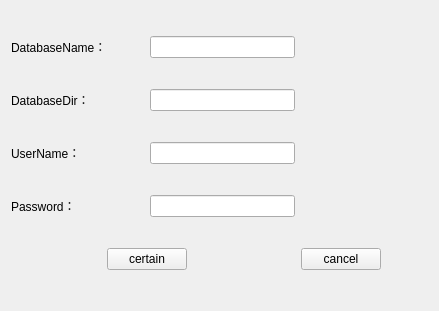
<?xml version="1.0" encoding="UTF-8"?>
<ui version="4.0">
 <class>CreateDbWidgetClass</class>
 <widget class="QWidget" name="CreateDbWidgetClass">
  <property name="geometry">
   <rect>
    <x>0</x>
    <y>0</y>
    <width>439</width>
    <height>311</height>
   </rect>
  </property>
  <property name="windowTitle">
   <string>CreateSQLite</string>
  </property>
  <layout class="QGridLayout" name="gridLayout">
   <item row="0" column="0" colspan="2">
    <widget class="QLabel" name="label_dbname">
     <property name="text">
      <string>DatabaseName：</string>
     </property>
    </widget>
   </item>
   <item row="0" column="2" colspan="2">
    <widget class="QLineEdit" name="lineEdit_dbname"/>
   </item>
   <item row="1" column="0" colspan="2">
    <widget class="QLabel" name="label_dbdir">
     <property name="text">
      <string>DatabaseDir：</string>
     </property>
    </widget>
   </item>
   <item row="1" column="2" colspan="2">
    <widget class="QLineEdit" name="lineEdit_dbdir"/>
   </item>
   <item row="2" column="0">
    <widget class="QLabel" name="label_username">
     <property name="text">
      <string>UserName：</string>
     </property>
    </widget>
   </item>
   <item row="2" column="2" colspan="2">
    <widget class="QLineEdit" name="lineEdit_username"/>
   </item>
   <item row="3" column="0">
    <widget class="QLabel" name="label_password">
     <property name="text">
      <string>Password：</string>
     </property>
    </widget>
   </item>
   <item row="3" column="2" colspan="2">
    <widget class="QLineEdit" name="lineEdit_password"/>
   </item>
   <item row="4" column="0">
    <spacer name="horizontalSpacer_2">
     <property name="orientation">
      <enum>Qt::Horizontal</enum>
     </property>
     <property name="sizeHint" stdset="0">
      <size>
       <width>75</width>
       <height>20</height>
      </size>
     </property>
    </spacer>
   </item>
   <item row="4" column="1" colspan="2">
    <widget class="QPushButton" name="pushButton_certain">
     <property name="minimumSize">
      <size>
       <width>80</width>
       <height>0</height>
      </size>
     </property>
     <property name="maximumSize">
      <size>
       <width>80</width>
       <height>16777215</height>
      </size>
     </property>
     <property name="text">
      <string>certain</string>
     </property>
    </widget>
   </item>
   <item row="4" column="3">
    <spacer name="horizontalSpacer">
     <property name="orientation">
      <enum>Qt::Horizontal</enum>
     </property>
     <property name="sizeHint" stdset="0">
      <size>
       <width>75</width>
       <height>20</height>
      </size>
     </property>
    </spacer>
   </item>
   <item row="4" column="4">
    <widget class="QPushButton" name="pushButton_cancel">
     <property name="minimumSize">
      <size>
       <width>80</width>
       <height>0</height>
      </size>
     </property>
     <property name="maximumSize">
      <size>
       <width>80</width>
       <height>16777215</height>
      </size>
     </property>
     <property name="text">
      <string>cancel</string>
     </property>
    </widget>
   </item>
   <item row="4" column="5">
    <spacer name="horizontalSpacer_3">
     <property name="orientation">
      <enum>Qt::Horizontal</enum>
     </property>
     <property name="sizeHint" stdset="0">
      <size>
       <width>35</width>
       <height>20</height>
      </size>
     </property>
    </spacer>
   </item>
  </layout>
 </widget>
 <layoutdefault spacing="6" margin="11"/>
 <resources/>
 <connections/>
</ui>
